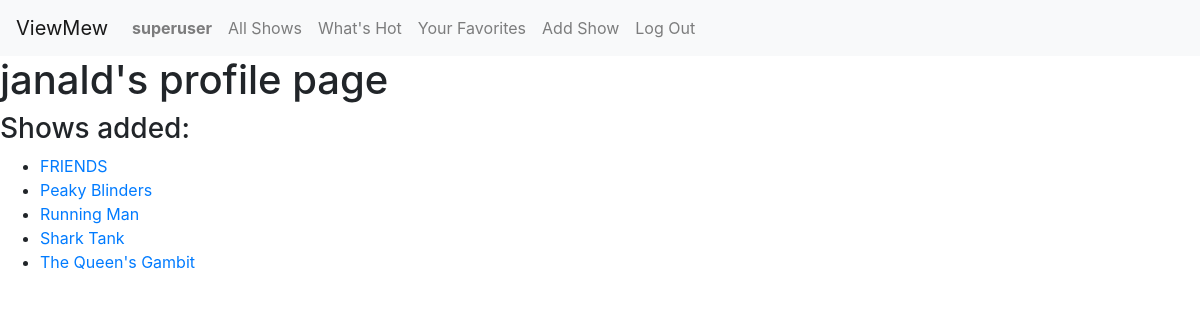
/profile/janald (signed in), run on the app's committed database.
### capstone/models.py (models this page shows, shortened)
class User(AbstractUser):
    favorites = models.ManyToManyField("Show", blank=True, related_name="favorited_by")

class Show(models.Model):
    creator = models.ForeignKey(User, on_delete=models.CASCADE)  # The user who created the show
    title = models.TextField()  # The title of the show
    genre = models.TextField() # The genre the show belongs to
    description = models.TextField() # The description of the show
    rating = models.ManyToManyField(User, through='Rating', related_name='rated_shows')
    favorites = models.ManyToManyField(User, related_name='liked_shows', blank=True)  # Users who favorited the show
    image_url = models.TextField()
    average_rating = models.DecimalField(max_digits=3, decimal_places=2, default=0.00)

### capstone/views.py (the view)
# urls.py: path("profile/<str:username>", views.profile, name="profile"),
def profile(request, username):
    try:
        user_profile = User.objects.get(username=username)
    except User.DoesNotExist:
        return HttpResponse("User not found", status=404)
    user_shows = Show.objects.filter(creator=user_profile).order_by('title')
    return render(request, "capstone/profile.html", {
        "user_profile": user_profile,
        "user_shows": user_shows,
    })

### capstone/templates/capstone/profile.html
{% extends "capstone/layout.html" %}
{% load static %}
{% block body %}
    <h1 id="user-header">{{ user_profile.username }}'s profile page</h1>
    <h3 id="user-header">Shows added:</h1>
    <ul>
    {% for show in user_shows %}
    <li><a href="{% url 'show_view' show.id %}">{{ show.title }}</a></li>
    {% empty %}
    <p>{{ user_profile.username }} has not added any shows.</p>
    {% endfor %}
    </ul>
{% endblock %}

### capstone/templates/capstone/layout.html (shortened to what this page needs)
{% load static %}
<!DOCTYPE html>
<html lang="en">
    <head>
        <link rel="stylesheet" href="https://stackpath.bootstrapcdn.com/bootstrap/4.4.1/css/bootstrap.min.css">
        <link href="{% static 'capstone/styles.css' %}" rel="stylesheet">
    </head>
    <body>
        <nav class="navbar navbar-expand-lg navbar-light bg-light">
            <a class="navbar-brand" href="#">ViewMew</a>
            <div>
              <ul class="navbar-nav mr-auto">
                {% if user.is_authenticated %}
                    <li class="nav-item">
                        <a class="nav-link" href="{% url 'profile' user.username %}"><strong>{{ user.username }}</strong></a>
                    </li>
                {% endif %}
                <li class="nav-item">
                  <a class="nav-link" href="{% url 'index' %}">All Shows</a>
                </li>
                <li class="nav-item">
                    <a class="nav-link" href="{% url 'recommendations' %}">What's Hot</a>
                </li>
                {% if user.is_authenticated %}
                    <li class="nav-item">
                        <a class="nav-link" href="{% url 'favorites' %}">Your Favorites</a>
                    </li>
                    <li class="nav-item">
                        <a class="nav-link" id="add-show" href="{% url 'new_show' %}">Add Show</a>
                    </li>
                    <li class="nav-item">
                        <a class="nav-link" href="{% url 'logout' %}">Log Out</a>
                    </li>
                {% endif %}
              </ul>
            </div>
        </nav>
        <div class="body">
            {% block body %}
            {% endblock %}
        </div>
    </body>
</html>

### data on the page
User: username "superuser"
User: username "janald"
Show: title "FRIENDS"
Show: title "Peaky Blinders"
Show: title "Running Man"
Show: title "Shark Tank"
Show: title "The Queen's Gambit"
